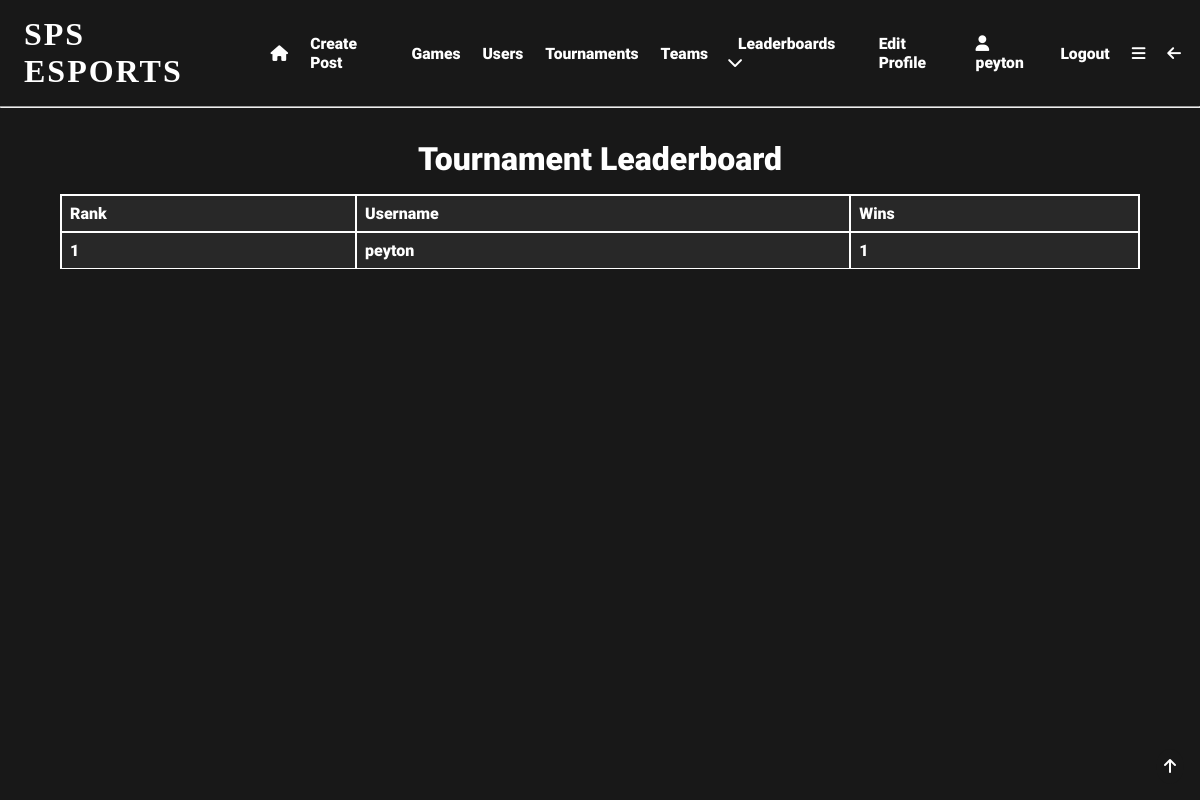
Page /tournament_leaderboard (signed in) on the committed database.
### app/models.py (models this page shows, shortened)
class User(UserMixin, db.Model):
    user_id = db.Column(db.Integer, primary_key=True)
    username = db.Column(db.String(64), index=True, unique=True)
    email = db.Column(db.String(120), index=True, unique=True)
    password_hash = db.Column(db.String(128), nullable=False)
    pfp = db.Column(db.String(140))
    user_bio = db.Column(db.String(140), default='New to SPS eSports!!!')
    pronouns = db.Column(db.String(64), nullable=True)
    skill_level = db.Column(db.String(64), default='Unsure')
    role = db.Column(db.String(64))
    grade = db.Column(db.String(64), nullable=True, default='Unsure')
    availability = db.Column(db.String(140), default='Unsure')
    teams = db.relationship('Teams', back_populates='user')
    team_users = db.relationship('TeamUsers', back_populates='user')
    posts = db.relationship('Posts', back_populates='user')
    likes = db.relationship('Likes', back_populates='user')
    tournaments = db.relationship('Tournaments', back_populates='user')
    favourite_games = db.relationship('FavouriteGames', back_populates='user')
    tournament_users = db.relationship('TournamentUsers', back_populates='user')
    comments = db.relationship('Comments', back_populates='user')
    matches = db.relationship('Matches', back_populates='user')
    match_users = db.relationship('MatchUsers', back_populates='user')
    following = db.relationship('Following', backref='user', foreign_keys='Following.user_id')
    followed = db.relationship('Following', foreign_keys='Following.following_id')
    sponsor = db.relationship('SponsoredUsers', backref='user', foreign_keys='SponsoredUsers.sponsor_id')
    sponsored = db.relationship('SponsoredUsers', foreign_keys='SponsoredUsers.sponsored_id')

### app/routes.py (the view)
@app.route('/tournament_leaderboard', methods=['GET', 'POST'])
@login_required
def tournament_leaderboard():
    users = User.query.filter_by(role='Student').all()
    leaderboard = []
    for user in users:
        tournaments_won = Tournaments.query.filter_by(winner=user.user_id).count()
        if tournaments_won > 0:
            leaderboard.append((user, tournaments_won))
    leaderboard = sorted(leaderboard, key=lambda x: x[1], reverse=True)
    return render_template('tournament_leaderboard.html', title="Match Leaderboard", leaderboard=leaderboard)

### app/models.py (called while the page is built)
@login.user_loader
def load_user(user_id):
    return User.query.get(int(user_id))  # returns the user id as an integer

### app/templates/tournament_leaderboard.html (shortened to what this page needs)
{% extends 'base.html' %}
{% block content %}
<div class="centre">
  <div class="results">
    <h1>Tournament Leaderboard</h1>
    <table>
      <tr>
        <th>Rank</th>
        <th>Username</th>
        <th>Wins</th>
      </tr>
      {% set count = namespace(c=0) %}
      {% for entry in leaderboard %}
      {% set count.c = count.c + 1 %}
      <tr>
        <td>
          {{count.c}}
        </td>
        <td>
          {{entry[0].username}}
        </td>
        <td>
          {{entry[1]}}
        </td>
      </tr>
      {% endfor %}
    </table>
  </div>
</div>
{% endblock %}

### app/templates/base.html (shortened to what this page needs)
<!DOCTYPE html>
<html lang="en">
<head>
    <link rel="stylesheet" href="{{ url_for('static', filename='css/styles.css') }}">
</head>
<body>
  <div id="top" class="header">
      {% if current_user.is_anonymous %}
        <h1 onclick="location.href='login'">SPS ESPORTS</h1>
        <a href="{{ url_for('login') }}">Login</a>
        <a href="{{ url_for('register') }}">Register</a>
        <a href="{{ url_for('about') }}">About</a>
      {% else %}
        <h1 onclick="location.href='{{url_for('index')}}'">SPS ESPORTS</h1>
          <a href="{{ url_for('index') }}" class="hidemobile"><i class="fa-solid fa-house"></i></a>
          <a href="{{ url_for('create_post') }}" class="hidemobile">Create Post</a>
          <a href="{{ url_for('search') }}" class="hidemobile">Games</a>
          <a href="{{ url_for('user_search') }}" class="hidemobile">Users</a>
          <a href="{{ url_for('tournament_search') }}" class="hidemobile">Tournaments</a>
          <a href="{{url_for('team_search')}}" class="hidemobile">Teams</a>
          <div class="expand" class="hidemobile">
              <div class="expand-button">
                  <a href="javascript:showDropdown()">Leaderboards <i class="fa-solid fa-chevron-down"></i></a>
              </div>
          </div>
          <a href="{{ url_for('edit_profile') }}" class="hidemobile">Edit Profile</a>
          <a href="{{ url_for('user', username=current_user.username) }}" class="hidemobile"><i class="fa-solid fa-user"></i>
              {{current_user.username}}</a>
          <a href="{{ url_for('logout') }}" class="hidemobile">Logout</a>
        <a href="javascript:showNavBar()"><i class="fa-solid fa-bars"></i></a>
        <a href="javascript:window.history.back();" class="hidemobile"><i class="fa-solid fa-arrow-left"></i></a>
      {% endif %}
  </div>
    <hr>
  <div class="topbutton">
    <a href="#top"><i class="fa-solid fa-arrow-up"></i></a>
  </div>
{% block content %} {% endblock %}
</body>
</html>

### app/static/css/styles.css (style rules this page uses)
* { margin: 0; padding: 0; box-sizing: border-box; scroll-behavior: smooth; scrollbar-width: thin; scrollbar-color: white var(--bg); }
body { background: var(--bg); color: white; }
:root { --accent: #e81c29; --bg: #181818; --bg2: #282828; --lightbg: rgba(255,255,255,0.05); }
.header { display:flex; align-items: center; padding: 1em 0.5em; }
.header a { padding: 0em 0.7em; font-family: 'Roboto'; font-size: 0.98em; text-decoration: none; transition: 0.5s; position: relative; transition: 0.3s; color: white; }
.header a::before { content: ''; position: absolute; width: 100%; height: 2px; left: 0; bottom: -2px; background-color: var(--accent); transform-origin: right; transform: scaleX(0); transition: transform 0.3s; }
.header h1 { box-shadow: inset 0 0 0 0 var(--bg); font-family: 'Nausea'; letter-spacing: 2px; padding: 0 0.5em; position: relative; transition: color 0.3s ease-in-out, box-shadow 0.3s ease-in-out; }
.expand { font-family: 'Roboto'; padding: 0.5em; position: relative; }
h1 { font-family: 'Roboto'; font-size: 2em; }
.centre h1 { text-align: center; }
.topbutton { position: fixed; bottom: 1em; right: 1em; padding: 0.5em; border-radius: 50%; background-color: var(--bg); color: white; font-family: 'Roboto'; font-size: 1em; transition: 0.5s; }
a { color: white; text-decoration: none; transition: 0.5s; padding: 0.5em 0; position: relative; font-family: 'Roboto'; }
a::before { content: ''; position: absolute; width: 100%; height: 2px; left: 0; bottom: -2px; background-color: var(--accent); transform-origin: right; transform: scaleX(0); transition: transform 0.3s; }
.centre { display: flex; flex-flow: row wrap; align-items: center; justify-content: center; width: 100%; margin: 1em 0; }
.results { display: flex; flex-flow: column wrap; align-items: center; justify-content: center; width: 90%; margin: 1em 0; font-family: 'Roboto'; }
.results table { width: 100%; border-collapse: collapse; margin: 1em 0; text-align: left; }
.results th { padding: 0.5em; border: 2px solid white; background-color: var(--bg2); }
.results td { padding: 0.5em; border: 1px solid white; border-right: 2px solid white; border-left: 2px solid white; background-color: var(--bg2); }

### rows in the picture
User: username "peyton", c "1", user_id "1"
